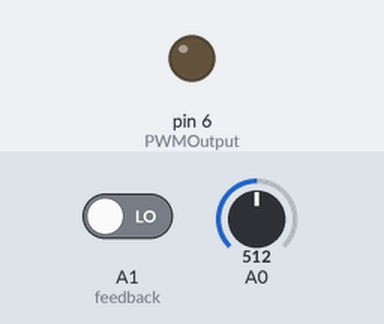
The sketch below on a simulated Arduino Uno, built with avr-gcc and run on an emulated ATmega328P. Shown: output pins drawn as LEDs (lit = HIGH). The inputs (shaded band) are chosen by the test bench; at power-on: A0 = 512, A1 (feedback) LOW.

Above: at 1.2 s.
1.3 s: A0 set to 716
At 4.8 s:
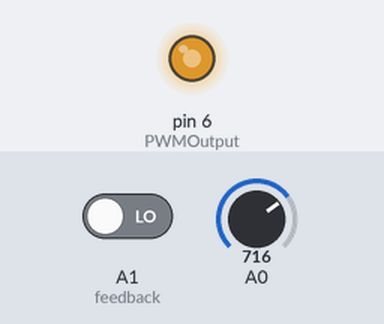
5.3 s: A0 set to 900
At 9.0 s:
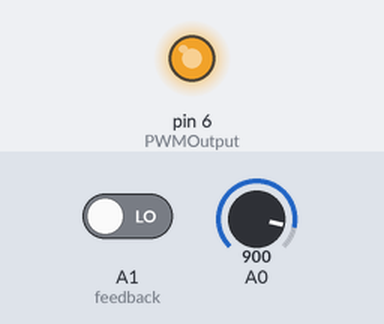
9.3 s: A0 set to 511
At 13.0 s:
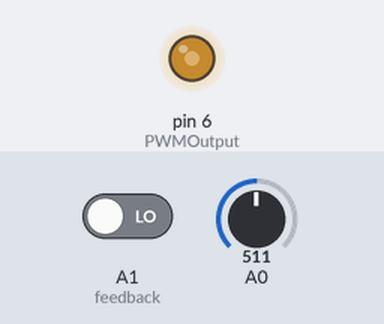
13.3 s: A0 set to 245
At 16.5 s:
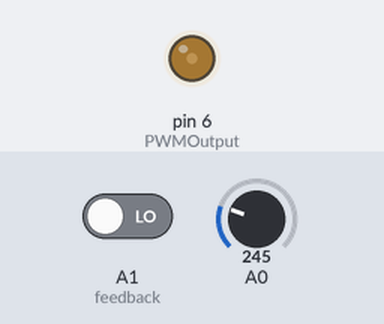
Timing chart, 0 to 18.0 s (numbered marks = the images above; inputs shaded):
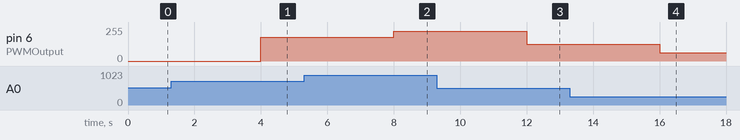

Measured:
- after the input at 1.3 s, pin 6 (PWMOutput): 0/255 → 178/255 after 2.7 s
- after the input at 5.3 s, pin 6 (PWMOutput): 178/255 → 224/255 after 2.7 s
- after the input at 9.3 s, pin 6 (PWMOutput): 224/255 → 127/255 after 2.7 s
- after the input at 13.3 s, pin 6 (PWMOutput): 127/255 → 61/255 after 2.7 s

The sketch:

FlybackControllerPCB.ino
```cpp
// PID Loop Program


#include "Wire.h"
#include "Adafruit_LEDBackpack.h"
#include "Adafruit_GFX.h"

Adafruit_7segment matrix = Adafruit_7segment();

#define constFive 5
//#define PWMOutput 6

//#define feedback 13

#define button2 7
#define button 8


int PWMOutput = 6;
int pot = A0;
int feedback = A1;

// A4 = DAT
// A5 = CLC


/*-------------------------------------------*/
int kP = 1.9;
int kD = .95;
int kI = 0.25;
int IntegralRange = 25;
long SampleTime = 25; //miliseconds
/*-------------------------------------------*/


void setup() {
}

void loop() {
  double DutyCycle;
  long LastTime;
  int CurrentTime = millis()/64;

  //int num = WhatTheNumber();  //num is in "centi"volts
  //displayValue(num);
  //double Desired = (((num/100)/3)*1023)/5; //Convert num to 1024
  int Desired = analogRead(0);
  double Actual = calcFeedback();
  //Serial.println(feedback);
  Serial.println(analogRead(0));


  if(CurrentTime >= LastTime + SampleTime){
    DutyCycle = PIDcontroller(Desired,Actual);
    LastTime = CurrentTime;
  }
  analogWrite(PWMOutput, DutyCycle);
  //analogWrite(constFive, (165));


}


int calcFeedback(){

  //Reads a PWM signal's duty cycle and frequency.
  static double duty;
  static double Vfb;
  static long highTime = 0;
  static long lowTime = 0;
  static long tempPulse;

  tempPulse = pulseIn(feedback,HIGH);
  if(tempPulse>highTime){
    highTime = tempPulse;
  }
  tempPulse = pulseIn(feedback,LOW);
  if(tempPulse>lowTime){
    lowTime = tempPulse;
  }
  duty = highTime/(double (lowTime+highTime));

  Vfb = 255*duty;
  Vfb = map(Vfb, 0, 255, 0, 1024);

  return Vfb;
}

int PIDcontroller(double Desired, double Actual){
  double Last;
  double Integral;
  double Error = Desired - Actual;   //calculate the error

  if(abs(Error) < IntegralRange){
    Integral = Integral + Error;
  }
  else{
    Integral = 0;
  }

  double P = Error * kP;   //multiply error by proportional term
  double I = Integral * kI;
  double D = (Last - Actual) * kD;
  double Duty = P + I + D;

  Duty = map(Duty, 0, 1024, 0, 255);
  if(Duty > 255){
    Duty = 255;
  }
  if(Duty < 0){
    Duty = 0;
  }
  Last = Actual;
 //Serial.println(Duty);

  return Duty;
}

/*void displayValue (int value){
  matrix.print(value,DEC);
  //matrix.writeDigitNum(1,true);
  matrix.blinkRate(0);
  matrix.drawColon(true);
  matrix.writeDisplay();
}*/

int WhatTheNumber (){
  int x;

  int bounceTime = 50;
  int holdTime = 32000;

  int lastReading = LOW;
  int lastReading2 = LOW;

  int hold = 0;
  int hold2 = 0;

  int single = 0;
  int single2 = 0;

  long onTime = 0;
  long lastSwitchTime = 0;

  int maxValue = 1250;
  int minValue = 50;
  int reading =! digitalRead(button);
  int reading2 =! digitalRead(button2);

  //first pressed
  if (reading == HIGH && lastReading == LOW && reading2 == LOW) {
    onTime = millis();
    Serial.println("press");
    x=x+10;
  }

  //held
  if (reading == HIGH && lastReading == HIGH && reading2 == LOW) {
    if ((millis() - onTime) > holdTime) {
      Serial.println("holding");
      x=x+10;
      hold = 1;
    }
  }

  //released
  if (reading == LOW && lastReading == HIGH) {
    if (hold == 1) {
      Serial.println("let go");
      hold = 0;
    }
  }

  lastReading = reading;

  //DECREMENT SETUP


  //first pressed
  if (reading2 == HIGH && lastReading2 == LOW && reading == LOW) {
    onTime = millis();
    Serial.println("press");
    x=x-10;
  }

  //held
  if (reading2 == HIGH && lastReading2 == HIGH && reading == LOW) {
    if ((millis() - onTime) > holdTime) {
      Serial.println("holding");
      x=x-10;
      hold2 = 1;
    }
  }

  //released
  if (reading2 == LOW && lastReading2 == HIGH) {
    if (hold2 == 1) {
      Serial.println("let go");
      hold2 = 0;
    }
  }
  if(x > maxValue){
    x = maxValue;
  }
  if(x < minValue){
    x = minValue;
  }
  lastReading2 = reading2;
  return x;
}
```
